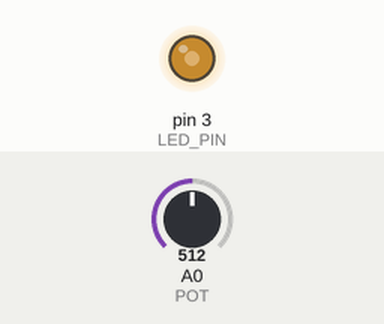
Simulated run of this sketch. Board: Arduino Uno, built with avr-gcc and run on an emulated ATmega328P. Shown: output pins drawn as LEDs (lit = HIGH). The test bench sets the inputs (shaded band); at power-on: A0 (POT) = 512.

Above: at 1.2 s.
1.3 s: A0 (POT) set to 716
At 2.5 s:
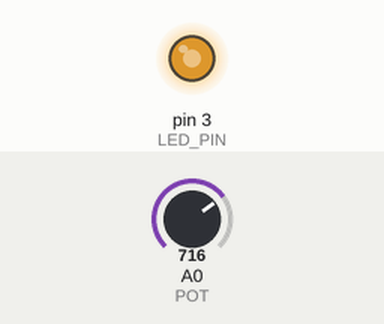
2.8 s: A0 (POT) set to 900
At 3.7 s:
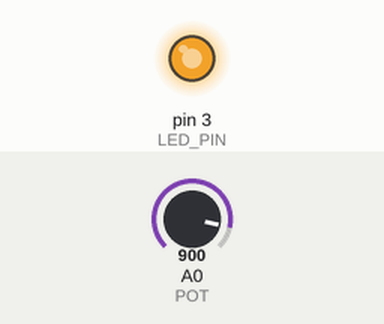
4.3 s: A0 (POT) set to 122
At 4.8 s:
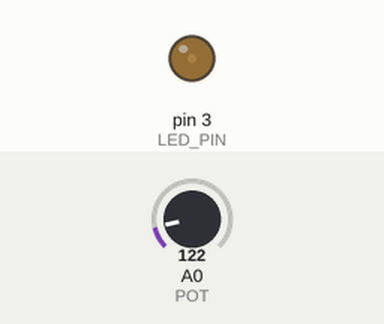
5.8 s: A0 (POT) set to 0
At 7.2 s:
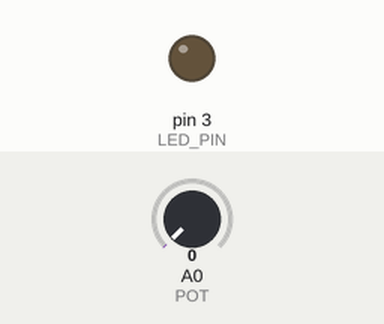
Timing chart, 0 to 8.3 s (numbered marks = the images above; inputs shaded):
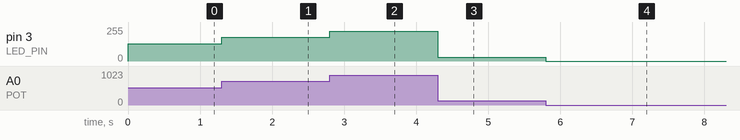

Measured:
- after the input at 1.3 s, pin 3 (LED_PIN): 128/255 → 179/255 at once
- after the input at 2.8 s, pin 3 (LED_PIN): 179/255 → 225/255 at once
- after the input at 4.3 s, pin 3 (LED_PIN): 225/255 → 30/255 at once
- after the input at 5.8 s, pin 3 (LED_PIN): 30/255 → 0/255 at once

The sketch:

PulseWidthModulation2.ino
```cpp
int LED_PIN = 3;
int BRILLO; //its range is 0-255
int POT=0; //its range is 0-1023
void setup() {
  pinMode(LED_PIN, OUTPUT);
  //The analogic input is not declared because it does not require initialization.
}

void loop() {
  //Starts to send singal to the output increasing the intensity of the light in the led
  //Arduino uses a range of values 0-1023 when receiving an analogic input
  BRILLO =  analogRead(POT)/4;
  analogWrite(LED_PIN, BRILLO);
}
```
